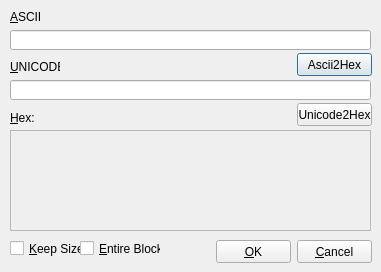
<?xml version="1.0" encoding="UTF-8"?>
<ui version="4.0">
 <class>HexEditDialog</class>
 <widget class="QDialog" name="HexEditDialog">
  <property name="geometry">
   <rect>
    <x>0</x>
    <y>0</y>
    <width>381</width>
    <height>272</height>
   </rect>
  </property>
  <property name="windowTitle">
   <string>HexEdit</string>
  </property>
  <property name="windowIcon">
   <iconset resource="../../resource.qrc">
    <normaloff>:/icons/images/document-binary.png</normaloff>:/icons/images/document-binary.png</iconset>
  </property>
  <widget class="QScrollArea" name="scrollArea">
   <property name="geometry">
    <rect>
     <x>10</x>
     <y>130</y>
     <width>361</width>
     <height>101</height>
    </rect>
   </property>
   <property name="focusPolicy">
    <enum>Qt::NoFocus</enum>
   </property>
   <property name="widgetResizable">
    <bool>true</bool>
   </property>
   <property name="alignment">
    <set>Qt::AlignCenter</set>
   </property>
   <widget class="QWidget" name="scrollAreaWidgetContents">
    <property name="geometry">
     <rect>
      <x>0</x>
      <y>0</y>
      <width>359</width>
      <height>99</height>
     </rect>
    </property>
   </widget>
  </widget>
  <widget class="QLineEdit" name="lineEditUnicode">
   <property name="geometry">
    <rect>
     <x>10</x>
     <y>80</y>
     <width>361</width>
     <height>20</height>
    </rect>
   </property>
   <property name="inputMask">
    <string/>
   </property>
   <property name="maxLength">
    <number>32767</number>
   </property>
  </widget>
  <widget class="QLineEdit" name="lineEditAscii">
   <property name="geometry">
    <rect>
     <x>10</x>
     <y>30</y>
     <width>361</width>
     <height>20</height>
    </rect>
   </property>
   <property name="inputMask">
    <string/>
   </property>
   <property name="maxLength">
    <number>32767</number>
   </property>
  </widget>
  <widget class="QLabel" name="labelAscii">
   <property name="geometry">
    <rect>
     <x>10</x>
     <y>9</y>
     <width>32</width>
     <height>16</height>
    </rect>
   </property>
   <property name="text">
    <string>&amp;ASCII:</string>
   </property>
   <property name="buddy">
    <cstring>lineEditAscii</cstring>
   </property>
  </widget>
  <widget class="QLabel" name="labelUnicode">
   <property name="geometry">
    <rect>
     <x>10</x>
     <y>59</y>
     <width>50</width>
     <height>16</height>
    </rect>
   </property>
   <property name="text">
    <string>&amp;UNICODE:</string>
   </property>
   <property name="buddy">
    <cstring>lineEditUnicode</cstring>
   </property>
  </widget>
  <widget class="QLabel" name="labelHex">
   <property name="geometry">
    <rect>
     <x>10</x>
     <y>110</y>
     <width>31</width>
     <height>16</height>
    </rect>
   </property>
   <property name="text">
    <string>&amp;Hex:</string>
   </property>
   <property name="buddy">
    <cstring>scrollArea</cstring>
   </property>
  </widget>
  <widget class="QPushButton" name="btnAscii2Hex">
   <property name="geometry">
    <rect>
     <x>297</x>
     <y>53</y>
     <width>75</width>
     <height>23</height>
    </rect>
   </property>
   <property name="text">
    <string>Ascii2Hex</string>
   </property>
  </widget>
  <widget class="QPushButton" name="btnUnicode2Hex">
   <property name="geometry">
    <rect>
     <x>297</x>
     <y>103</y>
     <width>75</width>
     <height>23</height>
    </rect>
   </property>
   <property name="text">
    <string>Unicode2Hex</string>
   </property>
  </widget>
  <widget class="QPushButton" name="btnOk">
   <property name="geometry">
    <rect>
     <x>216</x>
     <y>240</y>
     <width>75</width>
     <height>23</height>
    </rect>
   </property>
   <property name="text">
    <string>&amp;OK</string>
   </property>
  </widget>
  <widget class="QPushButton" name="btnCancel">
   <property name="geometry">
    <rect>
     <x>297</x>
     <y>240</y>
     <width>75</width>
     <height>23</height>
    </rect>
   </property>
   <property name="text">
    <string>&amp;Cancel</string>
   </property>
  </widget>
  <widget class="QCheckBox" name="chkKeepSize">
   <property name="geometry">
    <rect>
     <x>10</x>
     <y>240</y>
     <width>71</width>
     <height>17</height>
    </rect>
   </property>
   <property name="text">
    <string>&amp;Keep Size</string>
   </property>
  </widget>
  <widget class="QCheckBox" name="chkEntireBlock">
   <property name="geometry">
    <rect>
     <x>80</x>
     <y>240</y>
     <width>81</width>
     <height>17</height>
    </rect>
   </property>
   <property name="text">
    <string>&amp;Entire Block</string>
   </property>
  </widget>
 </widget>
 <tabstops>
  <tabstop>lineEditAscii</tabstop>
  <tabstop>btnAscii2Hex</tabstop>
  <tabstop>lineEditUnicode</tabstop>
  <tabstop>btnUnicode2Hex</tabstop>
  <tabstop>scrollArea</tabstop>
  <tabstop>chkKeepSize</tabstop>
  <tabstop>btnOk</tabstop>
  <tabstop>btnCancel</tabstop>
 </tabstops>
 <resources>
  <include location="../../resource.qrc"/>
 </resources>
 <connections>
  <connection>
   <sender>btnCancel</sender>
   <signal>clicked()</signal>
   <receiver>HexEditDialog</receiver>
   <slot>reject()</slot>
   <hints>
    <hint type="sourcelabel">
     <x>335</x>
     <y>253</y>
    </hint>
    <hint type="destinationlabel">
     <x>331</x>
     <y>251</y>
    </hint>
   </hints>
  </connection>
  <connection>
   <sender>btnOk</sender>
   <signal>clicked()</signal>
   <receiver>HexEditDialog</receiver>
   <slot>accept()</slot>
   <hints>
    <hint type="sourcelabel">
     <x>252</x>
     <y>251</y>
    </hint>
    <hint type="destinationlabel">
     <x>238</x>
     <y>251</y>
    </hint>
   </hints>
  </connection>
 </connections>
</ui>
